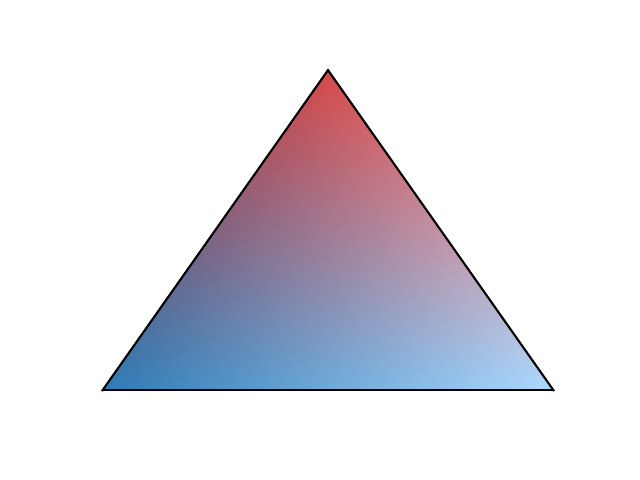

Python code for this plot:
import numpy as np 
import matplotlib.pyplot as plt 
import pandas as pd 
import seaborn as sns
import ternary
import math

def color_point(x, y, z, scale):
      w = 255
      x_color = x * w / float(scale)
      y_color = y * w / float(scale)
      z_color = z * w / float(scale)
      r = z_color / w
      g = y_color / w
      b = x_color / w
      return [r, g, b]

def generate_heatmap_data(scale=90):
      from ternary.helpers import simplex_iterator
      d = dict()
      for (i, j, k) in simplex_iterator(scale):
          [r,g,b] = color_point(i, j, k, 90) 
          d[(i, j, k)] = r*np.array([0.172549, 0.482353, 0.713725]) + g*np.array([0.843137, 0.29, 0.29]) + b*np.array([0.670588, 0.85098, 1])
      return d


#legend 
scale = 90
data = generate_heatmap_data()
figure,tax = ternary.figure(scale=scale)
tax.heatmap(data, style="hexagonal", use_rgba=True, colorbar=False)
tax.left_corner_label("P", fontsize=12)
tax.top_corner_label("S", fontsize=12)
tax.right_corner_label("D", fontsize=12)

# Remove default Matplotlib Axes
tax.clear_matplotlib_ticks()
tax.get_axes().axis('off')
tax.boundary()
plt.savefig("../Manuscript/Working_draft/Figures/colour_simplex.pdf")
plt.show()